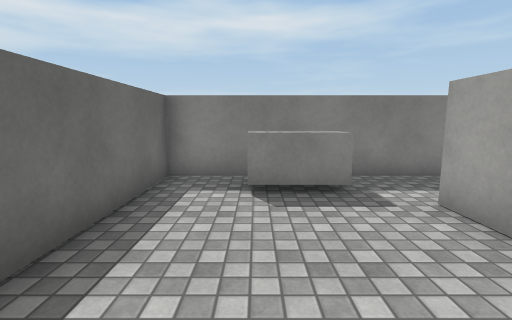
View 1 (above)

18 first-person views from a walk through a scene from a Unity 3-D project. The camera is 1.4 m above the floor, tilts 8° down and sees 85° across. The floor is counted in squares, 1 m on a side. Each view is taken from the middle of a square. On the plan, view 1 faces up. The plan holds only what a view shows up to about 14 squares ahead; the rest is blank. Door leaves are left out, so doorways stand open. Surface patterns are stand-ins for the level's own textures.

View 2
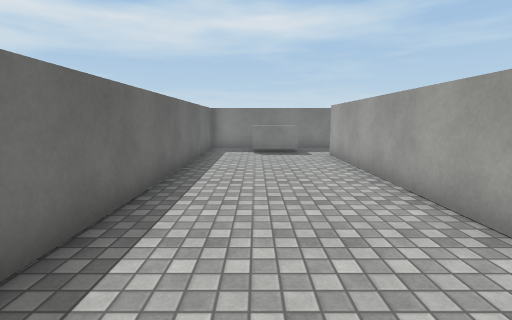

View 3
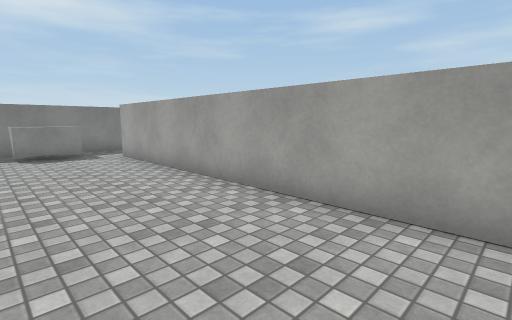

View 4
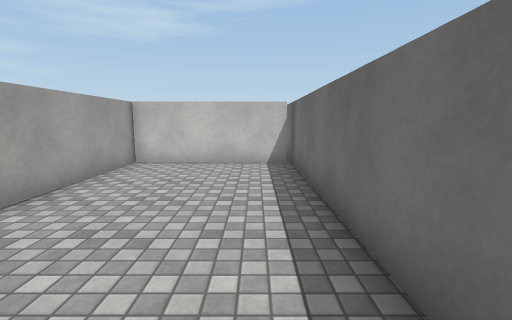

View 5
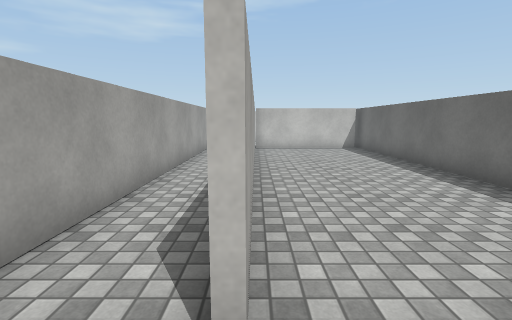

View 6
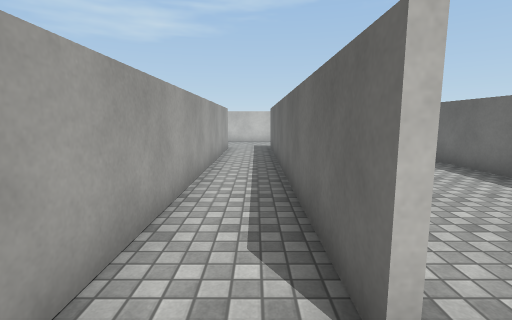

View 7
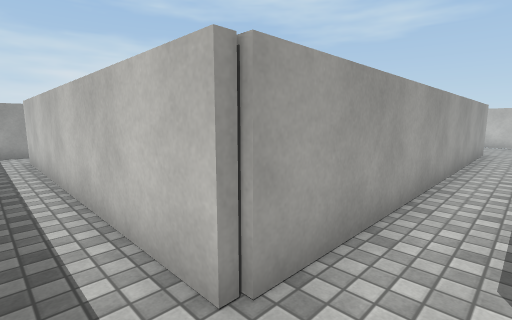

View 8
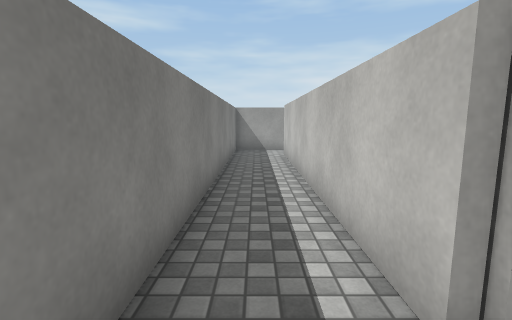

View 9
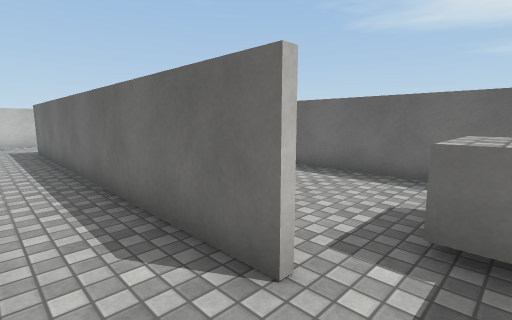

View 10
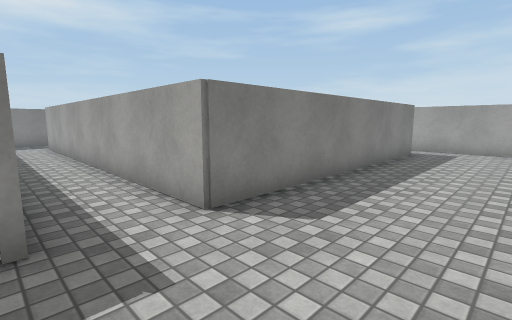

View 11
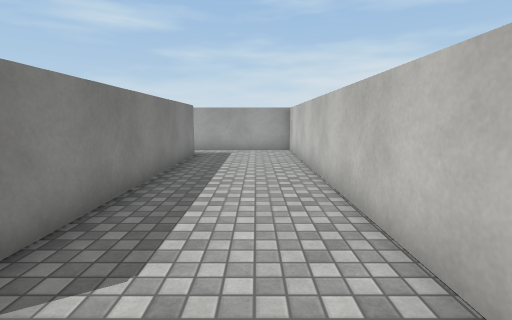

View 12
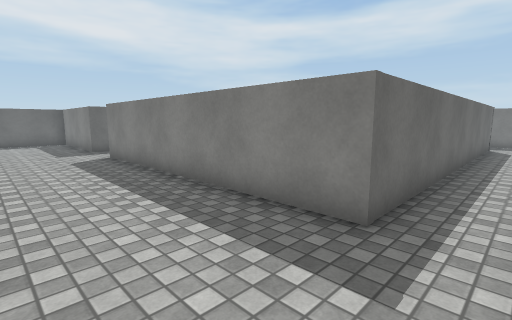

View 13
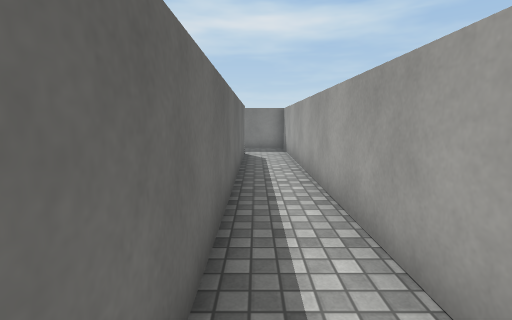

View 14
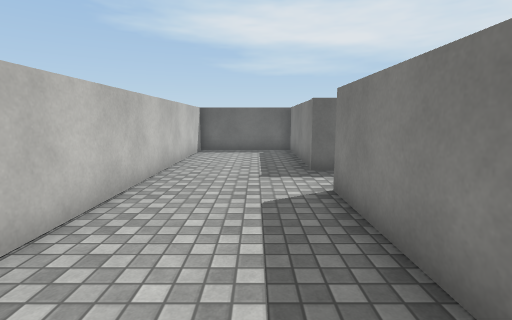

View 15
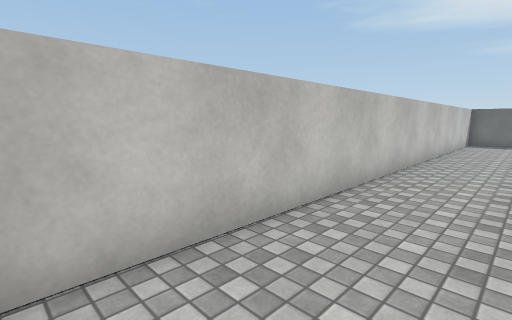

View 16
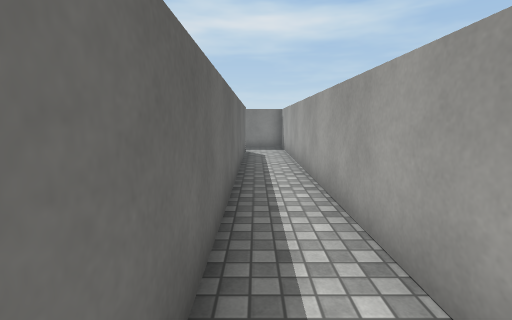

View 17
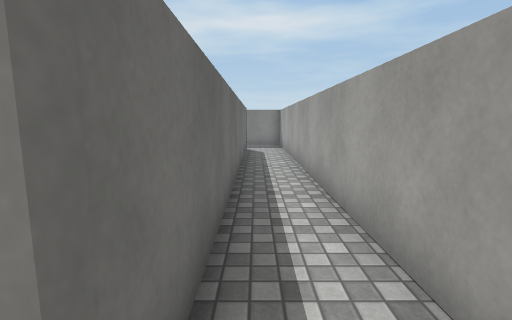

View 18
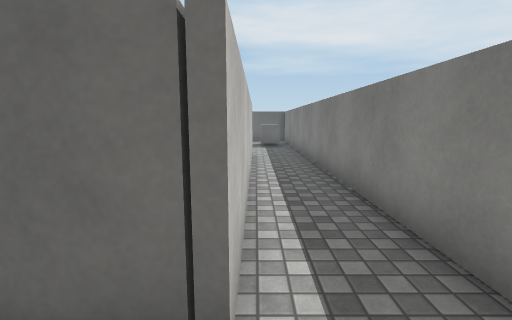

### Floor plan
Ten units are one square. View 1 is at (0, 0); x grows to the right and y downward. Boxes are objects, and circles mark ways between rooms. Rooms are numbered by the first view taken in them; rooms with no view inside come last. Other rooms are left out.
<svg viewBox="-27 -75 206 206">
<path fill="none" stroke="#000" d="M25 -70 -22 -70 -22 79M-21 82 31 82 31 -46M33 -46 33 85M55 -70 25 -70M54 85 54 -48M33 85 -20 85M-22 79 -22 126 174 126 174 -70 55 -70M54 -48 155 -48 155 85 54 85"/>
<rect x="-5" y="-65" width="30" height="20" fill="#bbb"><title>other object</title></rect>
<circle cx="30" cy="-55" r="3" fill="#2a7"/>
<circle cx="45" cy="80" r="3" fill="#2a7"/>
<circle cx="60" cy="-60" r="3" fill="#2a7"/>
<text x="0" y="0">1</text>
<text x="40" y="0">2</text>
<text x="100" y="90">3</text>
</svg>
Room 1 opens to room 2. Room 2 opens to room 3.

Where each view was taken, in squares from view 1:
view 1: 0 up, 0 right, facing up
view 2: 7 down, 0 right, facing up
view 3: 7 down, 1 left, facing up-right
view 4: 1 up, 1 left, facing down
view 5: 6 up, 3 right, facing down
view 6: 6 up, 4 right, facing down
view 7: 6 up, 4 right, facing down-right
view 8: 6 up, 4 right, facing right
view 9: 6 up, 5 right, facing down-left
view 10: 12 down, 3 right, facing up-right
view 11: 11 down, 4 right, facing right
view 12: 12 down, 17 right, facing up-left
view 13: 7 down, 16 right, facing up
view 14: 10 down, 11 right, facing left
view 15: 10 down, 17 right, facing down-left
view 16: 8 down, 16 right, facing up
view 17: 9 down, 16 right, facing up
view 18: 5 up, 17 right, facing left
